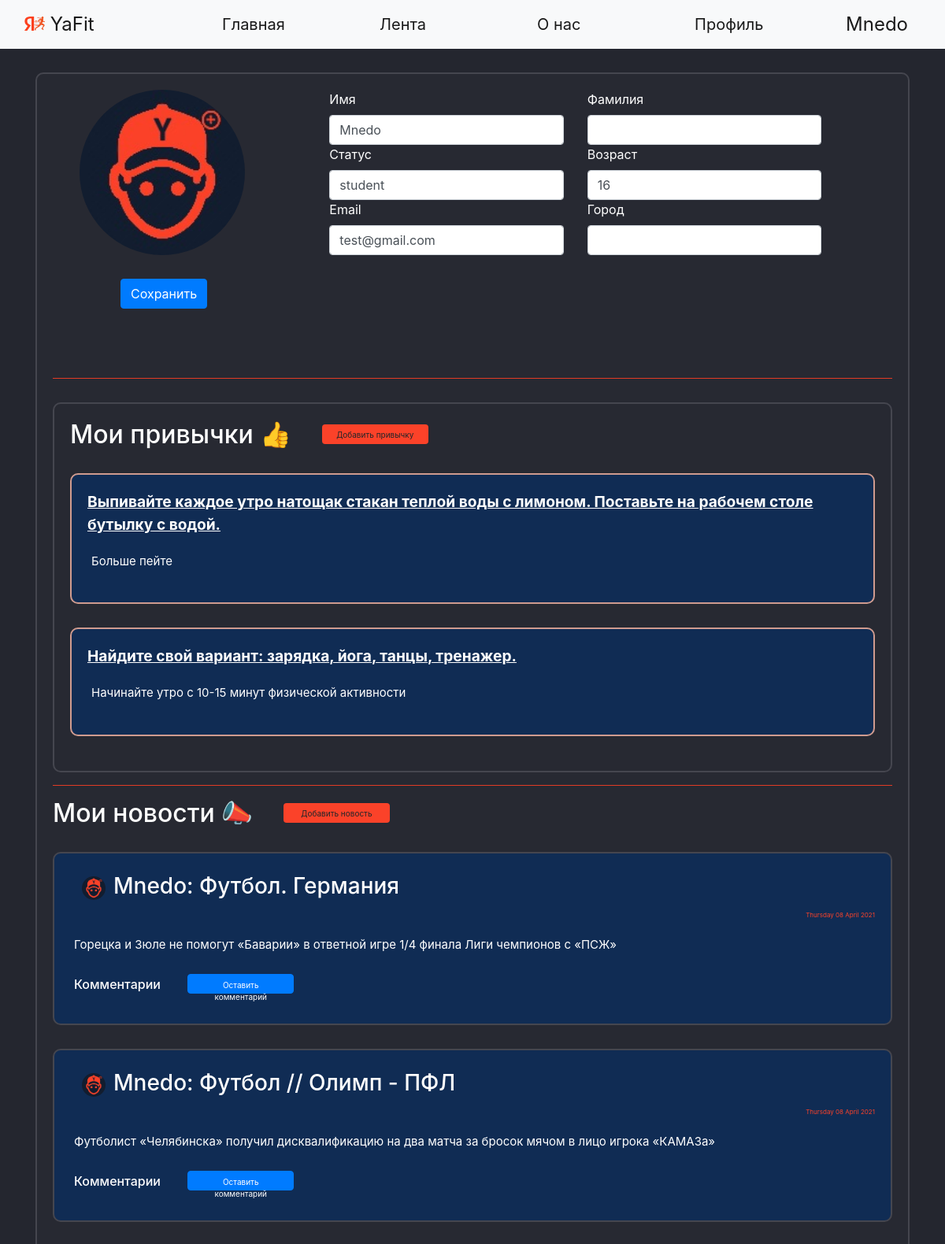
Page /office (signed in) on the committed database.
### data/users.py (models this page shows, shortened)
class User(SqlAlchemyBase, UserMixin, SerializerMixin):
    __tablename__ = 'users'
    id = sqlalchemy.Column(sqlalchemy.Integer,
                           primary_key=True, autoincrement=True)
    name = sqlalchemy.Column(sqlalchemy.String)
    surname = sqlalchemy.Column(sqlalchemy.String)
    nickname = sqlalchemy.Column(sqlalchemy.String)
    age = sqlalchemy.Column(sqlalchemy.Integer)
    status = sqlalchemy.Column(sqlalchemy.String)
    about = sqlalchemy.Column(sqlalchemy.String)
    email = sqlalchemy.Column(sqlalchemy.String, unique=True)
    hashed_password = sqlalchemy.Column(sqlalchemy.String)
    modified_date = sqlalchemy.Column(sqlalchemy.DateTime, default=datetime.datetime.now)
    city_from = sqlalchemy.Column(sqlalchemy.String)
    habit = sqlalchemy.Column(sqlalchemy.String)  # id_1;id_2
    habits = orm.relationship("Habits", back_populates='user')
    news = orm.relationship("News", back_populates='user')
    comments = orm.relationship("Comments", back_populates='user')

### data/habits.py (models this page shows)
class Habits(SqlAlchemyBase, UserMixin, SerializerMixin):
    __tablename__ = 'habits'
    id = sqlalchemy.Column(sqlalchemy.Integer,
                           primary_key=True, autoincrement=True)
    type = sqlalchemy.Column(sqlalchemy.String)
    period = sqlalchemy.Column(sqlalchemy.Integer)  # days
    about_link = sqlalchemy.Column(sqlalchemy.String)
    count = sqlalchemy.Column(sqlalchemy.Integer, default=0)
    reposts = sqlalchemy.Column(sqlalchemy.Integer, default=0)
    creator = sqlalchemy.Column(sqlalchemy.String, sqlalchemy.ForeignKey("users.id"))
    user = orm.relationship('User')

### data/news.py (models this page shows)
class News(SqlAlchemyBase, UserMixin, SerializerMixin):
    __tablename__ = 'news'
    id = sqlalchemy.Column(sqlalchemy.Integer,
                           primary_key=True, autoincrement=True)
    title = sqlalchemy.Column(sqlalchemy.String)
    content = sqlalchemy.Column(sqlalchemy.String)
    created_date = sqlalchemy.Column(sqlalchemy.DateTime,
                                     default=datetime.datetime.now)
    user_id = sqlalchemy.Column(sqlalchemy.Integer,
                                sqlalchemy.ForeignKey("users.id"))
    comms = sqlalchemy.Column(sqlalchemy.String)  # id_1;id_2
    user = orm.relationship('User')

### main.py (the view, shortened to what this page needs)
@app.route("/office", methods=['GET', 'POST'])
@login_required
def my_office():
    pathu = ''
    form = OfficeForm()
    if request.method == "GET":
        db_sess = db_session.create_session()
        user = db_sess.query(User).filter(User.id == current_user.id).first()
        if user:
            form.name.data = user.name
            form.surname.data = user.surname
            form.nickname.data = user.nickname
            form.age.data = user.age
            form.status.data = user.status
            form.email.data = user.email
            form.city_from.data = user.city_from
        else:
            abort(404)
    for images in os.listdir('static/img/users_photo'):
        if images.split('.')[0] == current_user.nickname:
            pathu = 'static/img/users_photo/' + images
    if pathu == '':
        pathu = 'static/img/users_photo/default.jpg'
    db_sess = db_session.create_session()
    habits = []
    if current_user.habit:
        for el in current_user.habit.split(';'):
            habits.append(db_sess.query(Habits).filter(Habits.id == el).first())
    user_habits = []
    for habit in habits:
        user_habits.append({
            'id': habit.id,
            'type': habit.type,
            'period': habit.period,
            'about_link': habit.about_link,
            'count': habit.count,
            'reposts': habit.reposts,
            'creator': db_sess.query(User).filter(User.id == habit.creator).first().nickname,
        })
    unews = db_sess.query(News).filter(News.user_id == current_user.id).all()
    users_news = []
    for news in unews:
        path = ''
        creator_nickname = (db_sess.query(User).filter(User.id == news.user_id).first()).nickname
        for images in os.listdir('static/img/users_photo'):
            if images.split('.')[0] == creator_nickname:
                path = 'static/img/users_photo/' + images
        if path == '':
            path = 'static/img/users_photo/default.jpg'
        comments = []
        if news.comms:
            if ';' in news.comms:
                for com_id in news.comms.split(';'):
                    comments.append(db_sess.query(Comments).filter(Comments.id == com_id).first())
            elif len(news.comms) == 1:
                com_id = news.comms
                comments = [db_sess.query(Comments).filter(Comments.id == com_id).first()]
        else:
            comments = []
        if len(comments) > 1:
            comments = sorted(comments, key=lambda x: x.created_date)
        comments_main = []
        for com in comments:
            comentor_nickname = db_sess.query(User).filter(User.id == com.user_id).first().nickname
            comments_main.append({'id': com.id,
                                  'content': com.content,
                                  'created_date': com.created_date.strftime("%A %d %B %Y"),
                                  'creator': comentor_nickname})
        comments = comments_main
        users_news.append({'id': news.id,
                           'title': news.title,
                           'content': news.content,
                           'created_date': news.created_date.strftime("%A %d %B %Y"),
                           'comms': comments,
                           'creator': creator_nickname,
                           'path': path})
    return render_template('office.html',
                           form=form, path=pathu, random_id=random.randint(1, 2 ** 16), user_habits=user_habits,
                           users_news=users_news, title='Профиль')

### forms/Office.py
class OfficeForm(FlaskForm):
    name = StringField('Имя', validators=[DataRequired()])
    submit = SubmitField('Сохранить')
    surname = StringField('Фамилия')
    nickname = StringField('Никнейм')
    age = StringField('Возраст')
    status = StringField('Статус')
    about = TextAreaField('Немного обо мне')
    email = StringField('Email')
    hashed_password = PasswordField('Пароль')
    city_from = StringField('Город')

### data/db_session.py (called while the page is built)
def create_session() -> Session:
    global __factory
    return __factory()

### main.py (called while the page is built)
@login_manager.user_loader
def load_user(user_id):
    db_sess = db_session.create_session()
    return db_sess.query(User).get(user_id)

### templates/office.html (shortened to what this page needs)
{% extends "base.html" %}
{% block content %}
<body>
<form action="" method="post" enctype="multipart/form-data" accept="image/jpeg">
    <div class="page_border">
        <div class="vertical-menu" style="width: 18rem;" id="info">
            <div class="container px-4" style="width: 1000px !important;">
                <div class="row gx-5">
                    <div class="col" style="width: 300px !important;">
                        <div><p><label><img src={{path}}?dummy={{random_id}} class="round_office"
                                            align="left" width="150" height="150"/>
                        </label></div>
                        <div style="margin-left: 62px;">{{ form.submit(type="submit", class="btn btn-primary")}}</div>
                    </div>
                    <div class="col" style="width: 300px !important;">
                        <div>{{ form.name.label }}</div>
                        <div>{{ form.name(class="form-control" ) }}</div>
                        <div>{{ form.status.label }}</div>
                        <div>{{ form.status(class="form-control" ) }}</div>
                        <div>{{ form.email.label }}</div>
                        <div>{{ form.email(class="form-control" ) }}</div>
                    </div>
                    <div class="col" style="width: 300px !important;">
                        <div>{{ form.surname.label }}</div>
                        <div>{{ form.surname(class="form-control" ) }}</div>
                        <div>{{ form.age.label }}</div>
                        <div>{{ form.age(class="form-control" ) }}</div>
                        <div>{{ form.city_from.label }}</div>
                        <div>{{ form.city_from(class="form-control" ) }}</div>
                    </div>
                </div>
            </div>
        </div>
        <hr>
        <div class="page_border">
            <h2>Мои привычки &#128077; <a href="/add_habit" class="btn btn-warning"
                       style=" height:25px; width:135px; font-size: 10px; margin-bottom:5px; margin-left: 30px;">Добавить привычку</a></h2>
            {% for habit in user_habits%}
            <div class="circle_habits" style="background-color: #102C54 !important;">
                <div class="display-6">
                    <p><strong>
                        <ins><big>{{habit['about_link']}}</big></ins>
                    </strong></p>
                </div>
                <div class="menu_item">
                    <p>{{habit['type']}}</p>
                </div>
            </div>
            {% endfor %} <br>
        </div>
        <hr>
        <h2>Мои новости &#128227; <a href="/add_news" class="btn btn-warning"
                       style=" height:25px; width:135px; font-size: 10px; margin-bottom:5px; margin-left: 30px;">Добавить новость</a></h2>
        {% for new in users_news%}
        <div class="page_border" style="background-color: #102C54 !important;">
            <div class="menu_item">
                <h3><a><a><img
                        src={{new['path']}}?dummy={{random_id}} alt="avatar"
                        class="round_avatar"></a></a>{{new['creator']}}: {{new['title']}} </h3>
            </div>
            <div class="reposts">
                <p>{{new['created_date']}}</p>
            </div>
            <div class="menu_item">
                <p>{{new['content']}}</p>
            </div>
            <div class="menu_item">
                <h6>Комментарии {% if current_user.is_authenticated %}
                    <a href="/com_add/{{ new['id'] }}" class="btn btn-primary"
                       style=" height:25px; width:135px; font-size: 10px; margin-bottom:5px; margin-left: 30px;">Оставить
                        комментарий</a>
                    {% endif %}
                </h6>
            </div>
        </div>
        {% endfor %} <br>
    </div>
</form>
</body>
{% endblock %}

### templates/base.html (shortened to what this page needs)
<!doctype html>
<html lang="en">
<head>
    <link rel="stylesheet" href="/static/css/style.css?random()">
    <link rel="stylesheet"
          href="https://stackpath.bootstrapcdn.com/bootstrap/4.4.1/css/bootstrap.min.css"
>
</head>
<body>
<header>
    <nav class="navbar navbar-expand-lg navbar-light bg-light">
        <div class="container-fluid">
            <a class="navbar-brand" style="width: 250px;" href="/">
                <img src="/static/img/YaFit_logo.png" alt="" width="26" height="18"
                     class="d-inline-block text-align-center" style="margin-bottom:5px;">
                YaFit
            </a>
            <div class="collapse navbar-collapse">
                <ul class="mx-auto navbar-nav">
                    <li class="nav-item">
                        <a class="nav-link active" style="width: 200px;" aria-current="page" href="/">Главная</a>
                    </li>
                    <li class="nav-item">
                        <a class="nav-link active" style="width: 200px;" href="/news">Лента</a>
                    </li>
                    <li class="nav-item">
                        <a class="nav-link active" style="width: 200px;" href="/info">О нас</a>
                    </li>
                    <li class="nav-item">
                        <a class="nav-link active" style="width: 200px;" href="/office">Профиль</a>
                </ul>
                {% if current_user.is_authenticated %}
                <a class="navbar-brand" href="/logout">{{current_user.nickname}}</a>
                {% else %}
                <p>
                    <a class="btn btn-primary " href="/register">Зарегистрироваться</a>
                    <a class="btn btn-success" href="/login">Войти</a>
                </p>
                {% endif %}
            </div>
        </div>
    </nav>
</header>
<main role="main" class="container">
    {% block content %}{% endblock %}
</main>
</body>
</html>

### static/css/style.css (style rules this page uses)
body { background-color: #24262f !important; color: white; }
.nav-item { color: black; font-weight: 400; font-size: 20px !important; }
.navbar-brand { font-size: 24px !important; }
.page_border { background-color: #272932 !important; color: white !important; border: 2px solid #45464F; border-radius: 10px; padding: 20px !important; margin: 0 auto; margin-top: 30px; }
.menu_item { padding: 5px !important; font-size: 15px !important; }
hr { background-color: #FB4229; color: #FB4229; }
.reposts { color: #FB4229 !important; font-size: 8px !important; text-align: right; }
.btn-warning { background-color: #FB4229 !important; border: 2px #FB4229 !important; }
.round_avatar { margin-left:10px; margin-right:10px; width: 30px !important; height: 30px !important; border-radius: 50px !important; }
.round_office { margin-left:10px; margin-right:10px; width: 210px !important; height: 210px !important; border-radius: 210px !important; }
.vertical-menu { width: 300px; height: 350px; }
.circle_habits { background-color: #1A4780 !important; color: white !important; border: 2px solid #CF9B8F; border-radius: 10px; padding: 20px !important; margin: 0 auto; margin-top: 30px; }

### rows in the picture
User: nickname "Mnedo", name "Mnedo", status "student", email "test@gmail.com", age "16", creator "Mnedo" "Mnedo"
Habits: about_link "Выпивайте каждое утро натощак стакан теплой воды с лимоном. Поставьте на рабочем столе бутылку с водой.", type "Больше пейте"
Habits: about_link "Найдите свой вариант: зарядка, йога, танцы, тренажер.", type "Начинайте утро с 10-15 минут физической активности"
News: title "Футбол. Германия", content "Горецка и Зюле не помогут «Баварии» в ответной игре 1/4 финала Лиги чемпионов с «ПСЖ»"
News: title "Футбол // Олимп - ПФЛ", content "Футболист «Челябинска» получил дисквалификацию на два матча за бросок мячом в лицо игрока «КАМАЗа»"

### other values in the picture
{{ new['created_date'] }} "Thursday 08 April 2021" "Thursday 08 April 2021"
